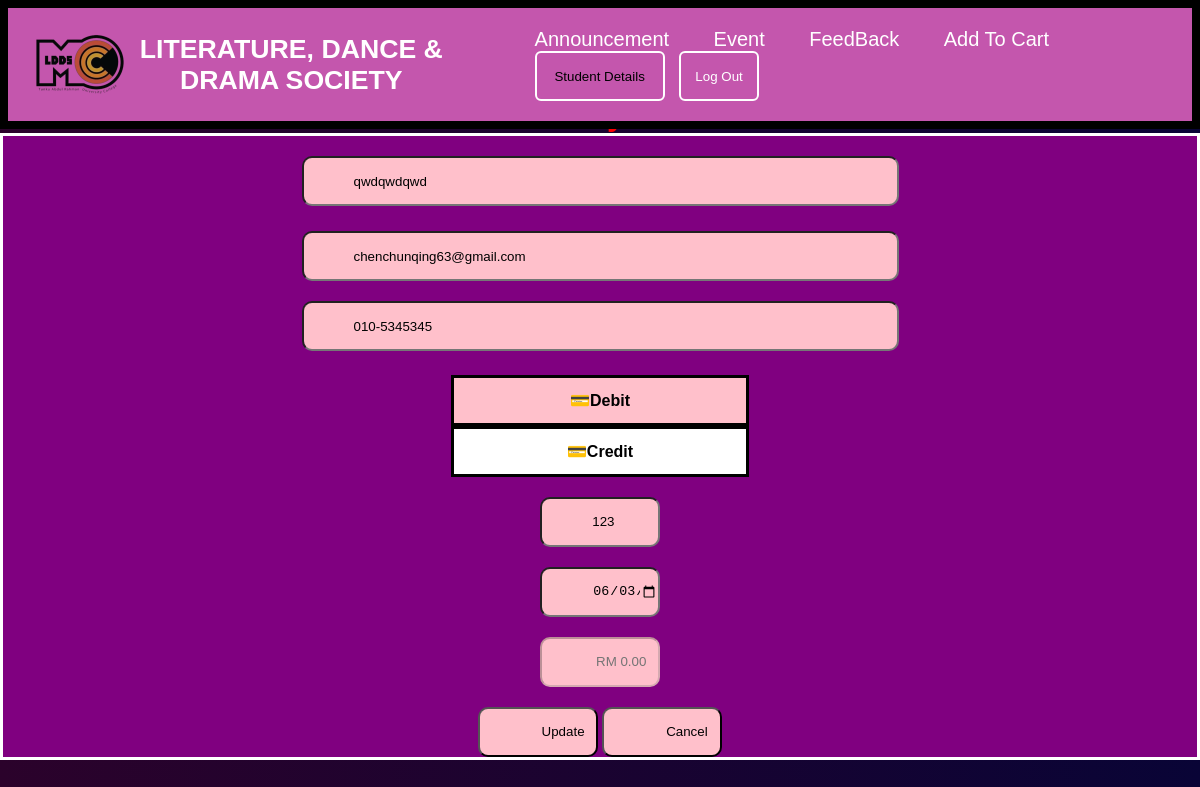
The page /editpayment.php?account=123123123123 on the database its author committed.
### tables this page shows
CREATE TABLE `payment` (
  `username` varchar(15) NOT NULL,
  `email_address` varchar(25) NOT NULL,
  `phone_number` varchar(13) NOT NULL,
  `payment_method` varchar(20) NOT NULL,
  `account_number` char(12) NOT NULL,
  `cvc` int(3) NOT NULL,
  `expired_date` char(10) NOT NULL,
  `total_amount` decimal(7,2) NOT NULL
);

### config/helper.php (called while the page is built, shortened)
<?php
function getAllMethod(){
    return array(
        "DEBIT"=>"💳Debit",
        "CREDIT"=>"💳Credit"
    );
}

### editpayment.php (the view, shortened to what this page needs)
<!DOCTYPE html>
<html>
    <head>
        <link href="styleedit.css" rel="stylesheet" type="text/css"/>
    </head>
    <body>
        <?php
       include'./header.php';
        require_once './config/helper.php';
        ?>
        <h1>Edit Payment</h1>
        <?php
        global $hideForm;
        if($_SERVER["REQUEST_METHOD"]=="GET"){
            (isset($_GET["account"]))?
            $account= strtoupper(trim($_GET["account"])):
                $account="";
            $con = new mysqli(DB_HOST,DB_USER,DB_PASS,DB_NAME);
            $sql="SELECT * FROM payment WHERE account_number='$account'";
            $result=$con->query($sql);
            if($record=$result->fetch_object()){
                $name=$record->username;
                $email=$record->email_address;
                $phoneN=$record->phone_number;
                $payment=$record->payment_method;
                $CVC=$record->cvc;
                $date=$record->expired_date;
            }
            else {
                echo"<div class='error'>Unable to retrieve record!
                     <a href='adminViewPaymentDetail.php'>Back to Detail</a></div>";
                $hideForm=true;
            }
        }
        ?>
        <?php if($hideForm==false): ?>
        <form action ="" method="POST">
            <div class="user_acount">
            <input style="width:50%"type="text" name="uname" value="<?php echo $name; ?>" placeholder=" Enter Username" />
            </div>
            <div class="user_acount">
            <input style="width:50%;margin-top:25px"type="text" name="email" value="<?php echo $email; ?>" placeholder=" Email Address"/>
            </div>
            <div class="user_acount">
            <input style="width:50%"type="text" name="phone-number" value="<?php echo $phoneN; ?>" placeholder=" phone-number"/>
            </div>
             <div id="pm">
                        <div class="pm">
                            <?php
                            $allMethod = getAllMethod();
                            foreach ($allMethod as $key => $value) {
                                printf("<input type='radio' name='paymentmethod' id='%s' value='%s' %s>
                                    <label for='%s'><b>%s</b></label>"
                                        , $key, $key,($key==$payment?'checked':''),$key, $value);
                            }
                            ?>
                        </div>
                    </div>
            <div class="user_keyin">
            <input type="text" id="cvc" name="cvc" value="<?php echo $CVC; ?>" placeholder=" Enter CVC "/>
            </div>
            <div class="user_keyin">
            <input type="date" id="day" name="day" value="<?php echo $date; ?>" placeholder=" Expired Date"/>
            </div>
            <div class="user_keyin">
            <input type="text" id="amount" name="amount" value="" placeholder=" RM 0.00" disabled/>
            </div>
            <input type="submit" value="Update" name="btnUpdate"/>
            <input type="button" value="Cancel" name="btnCancel" onclick="location='adminViewPaymentDetail.php'">
        </form>
        <?php endif;?>
    </body>
</html>

### styleedit.css (style rules this page uses)
* { margin:0; padding:0; box-sizing:border-box; color: black; }
body { margin-top:8%; background:linear-gradient(to right,#2b022b,#090436); font-family:Arial,Helvetica,san-serif; }
h1 { text-align: center; color: red; }
form { text-align: center; border: solid white 3px; width: auto; background-color: purple; }
input { margin-top: 20px; background-color: pink; width:10%; height: 50px; border-radius: 10px; padding-left: 50px; }
.pm label { margin-left: 300px; margin-right: 300px; width:25%; padding:13px; background-color:white; display:inline-block; text-align: center; border:3px solid black; }
input[type="radio"]:checked+label { background-color: pink; color:black; transition:0.3s; }
div.pm { margin-top: 2%; }

### rows shown on the page
payment: uname "qwdqwdqwd", email "chenchunqing63@gmail.com", phone-number "010-5345345", cvc "123", day "06/03/2023"

### other values the page prints
$value "💳Debit"
$value "💳Credit"
